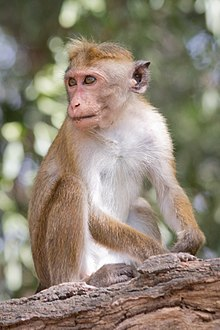
#> input picture data/monkey.jpg, 220 x 330 px
$ python image_registration_homography_opencv.py
#> lines starting #> are read from the running program, lines starting #| are printed output that depends on the picture
from matplotlib import pyplot as plt
import numpy as np
import cv2

im1 = cv2.imread("../data/monkey.jpg")#image to reference
#> im1 is the input picture: shape (330, 220, 3); mean B, G, R 116.5, 132.2, 143.4
im2 =cv2.imread("../data/monkey_distorted.jpg")#image to be registered
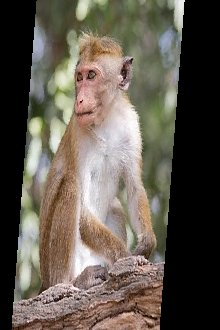
#> input picture data/monkey_distorted.jpg, 220 x 330 px
#> im2 is the input picture: shape (330, 220, 3); mean B, G, R 79, 89.4, 97

img1 = cv2.cvtColor(im1, cv2.COLOR_BGR2GRAY)
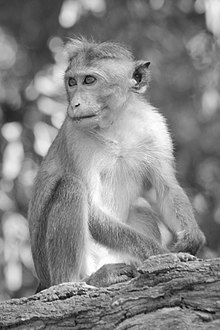
#> img1: shape (330, 220); min 5, max 255, mean 133.8
img2 = cv2.cvtColor(im2, cv2.COLOR_BGR2GRAY)
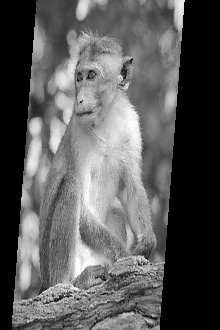
#> img2: shape (330, 220); min 0, max 255, mean 90.5
#Initiate ORB
orb = cv2.ORB_create(50)
kp1, des1 = orb.detectAndCompute(img1, None)
#> kp1 = 47 keypoints; strongest (x, y, size): (74, 293, 31), (38, 298, 31), (184, 261, 31), (74, 291, 31)
kp2, des2 = orb.detectAndCompute(img2, None)
#> kp2 = 47 keypoints; strongest (x, y, size): (138, 264, 31), (140, 265, 31), (146, 260, 31), (145, 258, 31)

matcher = cv2.DescriptorMatcher_create(cv2.DESCRIPTOR_MATCHER_BRUTEFORCE_HAMMING)
#Match des1 des2 descriptors
matches = matcher.match(des1, des2, None)
#> matches = 47 matches
matches = sorted(matches, key = lambda x:x.distance)
img3 = cv2.drawKeypoints(img1, kp1, None, flags = None)
img4 = cv2.drawKeypoints(img2, kp2, None, flags = None)

points1 = np.zeros((len(matches), 2), dtype=np.float32)  #Prints empty array of size equal to (matches, 2)
#> points1 = 47 pairs, first value 0 to 0, second value 0 to 0
points2 = np.zeros((len(matches), 2), dtype=np.float32)
#> points2 = 47 pairs, first value 0 to 0, second value 0 to 0

for i, match in enumerate(matches):
   points1[i, :] = kp1[match.queryIdx].pt    #gives index of the descriptor in the list of query descriptors
   points2[i, :] = kp2[match.trainIdx].pt    #gives index of the descriptor in the list of train descriptors
#> this loop made 47 passes
#> after the loop, points1 = 47 pairs, first value 38 to 184, second value 63 to 298; points2 = 47 pairs, first value 44 to 140, second value 58.8 to 291

#Now we have all good keypoints so we are ready for homography.
# Find homography
#https://en.wikipedia.org/wiki/Homography_(computer_vision)

h, mask = cv2.findHomography(points1, points2, cv2.RANSAC)
#> h = [[0.611, -0.101, 43.54], [0.0251, 0.939, -3.77], [-7.03e-05, -0.000236, 1]]; mask = 47 values, max 1 at index 0, min 0 at index 14, mean 0.489

plt.figure(figsize = (8,8))
plt.subplot(1,2,1)
plt.imshow(img3)
plt.title("Image1")
plt.subplot(1,2,2)
plt.imshow(img4)
plt.title("Image2")

img5 = cv2.drawMatches(img1, kp1, img2, kp2, matches[:10], None)
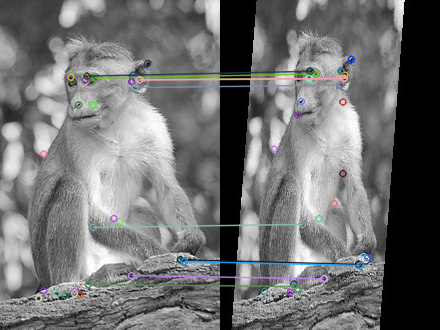
#> img5: shape (330, 440, 3); mean of channels 0, 1, 2 112.6, 112.4, 112; drawn as B, G, R
plt.figure(figsize = (8,8))
plt.subplot(1,2,1)
plt.imshow(img5)
plt.show()

height, width, channels = im2.shape
#> height = 330; width = 220; channels = 3
im1Reg = cv2.warpPerspective(im1, h, (width, height))  #Applies a perspective transformation to an image.
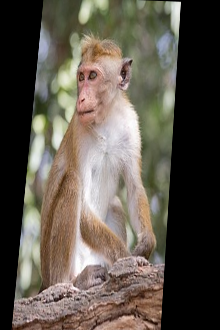
#> im1Reg: shape (330, 220, 3); mean B, G, R 76.3, 86.4, 93.8
print("Estimated homography : \n",  h)
#| Estimated homography :
#|  [[ 6.10824615e-01 -1.00689143e-01  4.35383155e+01]
#|  [ 2.51063226e-02  9.38536777e-01 -3.77267486e+00]
#|  [-7.03156273e-05 -2.35808826e-04  1.00000000e+00]]
